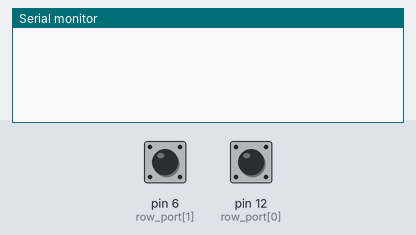
A sketch run on a simulated Arduino Uno, built with avr-gcc and run on an emulated ATmega328P. Shown: the last lines printed to the serial monitor. The test bench sets the inputs (shaded band); at power-on: pin 6 (row_port[1]) HIGH, pin 12 (row_port[0]) HIGH.

Above: at 1.2 s.
1.3 s: pin 6 (row_port[1]) pulled LOW for 0.15 s
At 2.6 s:
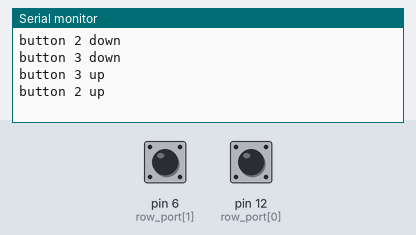
2.9 s: pin 12 (row_port[0]) pulled LOW for 0.15 s
At 3.04 s:
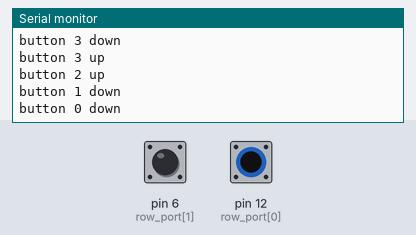
Timing chart, 0 to 5.9 s (numbered marks = the images above; inputs shaded):
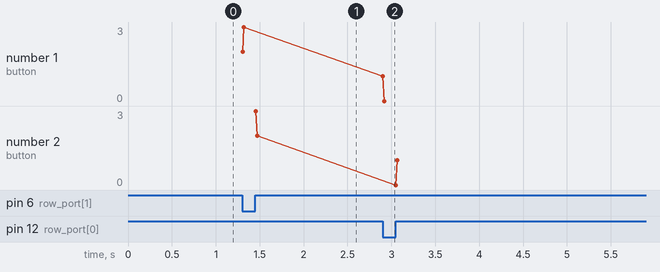

Measured:
- after the input at 1.3 s, the serial monitor: prints a new line at once (image 1)
- after the input at 2.9 s, the serial monitor: prints a new line at once (image 2)
- plotted number 1: 3 → 0 after the input at 2.9 s
- plotted number 2: 2 → 1 after the input at 2.9 s

The sketch:

key_matrix_four.ino
```cpp
void setup() {
  Serial.begin(9600);

// ROW
  pinMode(12, INPUT);
  pinMode(6, INPUT);
  digitalWrite(12, HIGH);
  digitalWrite(6, HIGH);

//COL
  pinMode(3, OUTPUT);
  pinMode(11, OUTPUT);
}

char flag_row1 = 0;
char flag_row2 = 0;

int row_port[2] = { 12, 6 };
int row_flag[2][2] = { { 0, 0 }, { 0, 0 } };

int col_port[2] = { 3, 11 };

void loop() {

  for (int j = 0; j < 2; j++) {

    // 1.all column off
    for (int i = 0; i < 2; i++) {
      digitalWrite(col_port[i], LOW);
    }

    // 2.Col HIGH
    digitalWrite(col_port[j], HIGH);

    // -----------------------------------------------------

    // ROW
    for(int i = 0;i < 2; i++) {

      int row = digitalRead(row_port[i]);
      if (row == 0 && row_flag[i][j] == 0){

        row_flag[i][j] = 1;
        Serial.println("button " + String(i*2+1*j) + " down");

      } else if (row == 1 && row_flag[i][j] == 1) {

        row_flag[i][j] = 0;
        Serial.println("button " + String(i*2+1*j) + " up");

      }
    }

    delay(10);
  }

}
```
